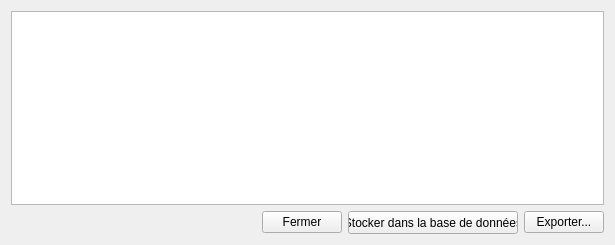
<?xml version="1.0" encoding="UTF-8"?>
<ui version="4.0">
 <class>InterfaceResults</class>
 <widget class="QWidget" name="InterfaceResults">
  <property name="windowModality">
   <enum>Qt::WindowModal</enum>
  </property>
  <property name="geometry">
   <rect>
    <x>0</x>
    <y>0</y>
    <width>615</width>
    <height>245</height>
   </rect>
  </property>
  <property name="minimumSize">
   <size>
    <width>615</width>
    <height>245</height>
   </size>
  </property>
  <property name="windowTitle">
   <string>Résultats des mesures</string>
  </property>
  <layout class="QGridLayout" name="gridLayout_2">
   <item row="0" column="0">
    <layout class="QGridLayout" name="gridLayout">
     <item row="0" column="0">
      <widget class="QTableWidget" name="tableWidget"/>
     </item>
     <item row="1" column="0">
      <layout class="QHBoxLayout" name="horizontalLayout">
       <item>
        <spacer name="horizontalSpacer">
         <property name="orientation">
          <enum>Qt::Horizontal</enum>
         </property>
         <property name="sizeHint" stdset="0">
          <size>
           <width>40</width>
           <height>20</height>
          </size>
         </property>
        </spacer>
       </item>
       <item>
        <widget class="QPushButton" name="pushButton">
         <property name="text">
          <string>Fermer</string>
         </property>
        </widget>
       </item>
       <item>
        <widget class="QPushButton" name="pushButton_2">
         <property name="minimumSize">
          <size>
           <width>170</width>
           <height>23</height>
          </size>
         </property>
         <property name="maximumSize">
          <size>
           <width>170</width>
           <height>23</height>
          </size>
         </property>
         <property name="text">
          <string>Stocker dans la base de données</string>
         </property>
        </widget>
       </item>
       <item>
        <widget class="QPushButton" name="pushButton_3">
         <property name="text">
          <string>Exporter...</string>
         </property>
        </widget>
       </item>
      </layout>
     </item>
    </layout>
   </item>
  </layout>
 </widget>
 <resources/>
 <connections/>
</ui>
